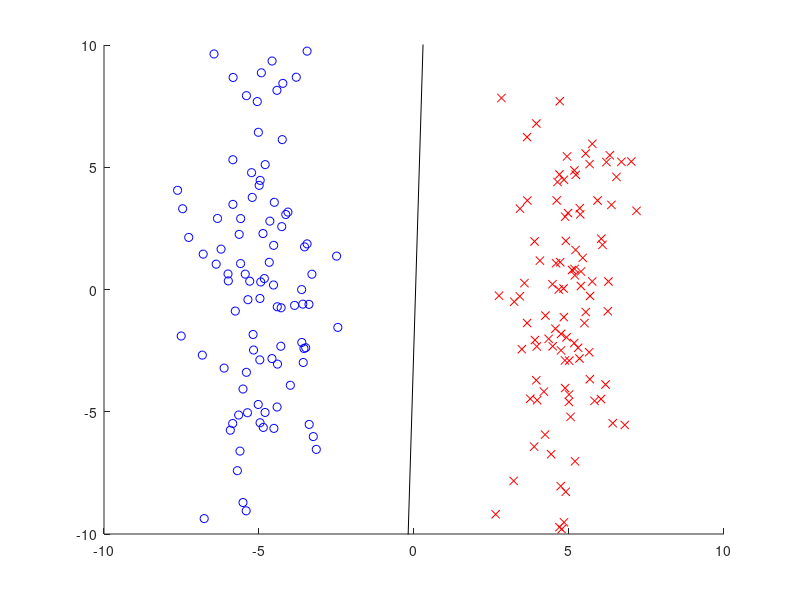

This chart was generated by the following MATLAB code:
n = 200;
x = [randn(1, n / 2) - 5 randn(1, n / 2) + 5 ; 5 * randn(1, n)]';
y = [ones(n / 2, 1); -ones(n / 2, 1)];
x(:, 3) = 1;
p = randperm(n);
x = x(p, :);
y = y(p);

t = zeros(3, 1);
l = 1;
for i = 1: length(x)
    xi = x(i, :)';
    yi = y(i);
    t = t + yi * max(0, 1 - t' * xi * yi) / (xi' * xi + l) * xi;
end

figure(1); clf; hold on; axis([-10 10 -10 10]);
plot(x(y == 1, 1), x(y == 1, 2), 'bo');
plot(x(y == -1, 1), x(y == -1, 2), 'rx');
plot([-10 10], -(t(3) + [-10 10] * t(1)) / t(2), 'k-');
